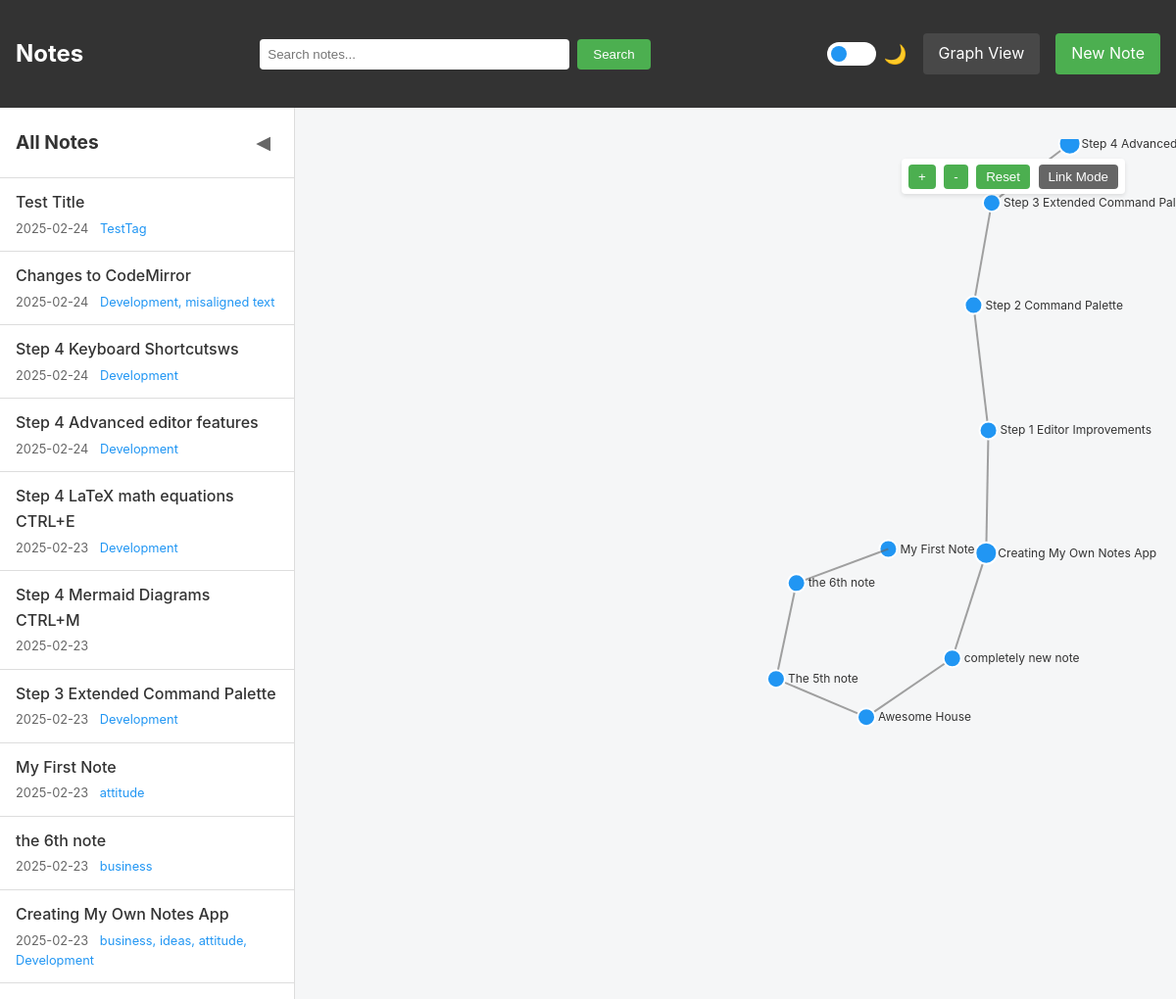
The page /graph on the database its author committed.
### main.py (models this page shows, shortened)
class Note(db.Model):
    id = db.Column(db.Integer, primary_key=True)
    title = db.Column(db.String(200), nullable=False, unique=True)  # Make title unique
    content = db.Column(db.Text, nullable=False)
    created_at = db.Column(db.DateTime, default=datetime.utcnow)
    updated_at = db.Column(db.DateTime, default=datetime.utcnow, onupdate=datetime.utcnow)
    tags = db.Column(db.String(200))  # Store tags as comma-separated strings
    attachments = db.relationship('FileAttachment', backref='note', lazy=True, cascade="all, delete-orphan")

### main.py (the view)
@app.route('/graph')
def graph_view():
    return render_template('graph.html',
                         all_notes=get_all_notes())

### main.py (called while the page is built)
def get_all_notes():
    return Note.query.order_by(Note.updated_at.desc()).all()

def escapejs(val):
    return json.dumps(str(val))[1:-1]

### templates/graph.html (shortened to what this page needs)
{% extends "base.html" %}
{% block content %}
<div class="graph-container">
    <div class="graph-controls">
        <button id="zoom-in">+</button>
        <button id="zoom-out">-</button>
        <button id="reset-zoom">Reset</button>
        <button id="toggle-link-mode" class="link-mode-btn">Link Mode</button>
    </div>
    <div id="graph"></div>
</div>
{% endblock %}

### templates/base.html (shortened to what this page needs)
<!DOCTYPE html>
<html lang="en" data-theme="light">
<head>
    <link rel="stylesheet" href="{{ url_for('static', filename='style.css') }}">
</head>
<body>
    <nav>
        <h1><a href="{{ url_for('index') }}">Notes</a></h1>
        <form action="{{ url_for('search') }}" method="GET" class="search-form">
            <input type="text" name="q" placeholder="Search notes..." value="{{ request.args.get('q', '') }}">
            <button type="submit">Search</button>
        </form>
        <div class="nav-actions">
            <div class="theme-switch-wrapper">
                <label class="theme-switch">
                    <span class="slider round"></span>
                </label>
                <span class="theme-label">🌙</span>
            </div>
            <a href="{{ url_for('graph_view') }}" class="nav-btn">Graph View</a>
            <a href="{{ url_for('new_note') }}" class="new-note-btn">New Note</a>
        </div>
    </nav>
    <div class="app-container">
        <aside class="sidebar">
            <div class="sidebar-header">
                <h2>All Notes</h2>
                <button id="toggle-sidebar" class="toggle-sidebar" title="Toggle Sidebar">◀</button>
            </div>
            <div class="notes-list">
                {% for note in all_notes %}
                <a href="{{ url_for('view_note', id=note.id) }}"
                   class="note-link {% if current_note and current_note.id == note.id %}active{% endif %}">
                    <div class="note-link-title">{{ note.title }}</div>
                    <div class="note-link-meta">
                        {{ note.updated_at.strftime('%Y-%m-%d') }}
                        {% if note.tags %}
                        <span class="note-link-tags">{{ note.tags }}</span>
                        {% endif %}
                    </div>
                </a>
                {% endfor %}
            </div>
        </aside>
        <main class="main-content">
            {% block content %}
            {% endblock %}
        </main>
    </div>
</body>
</html>

### static/style.css (style rules this page uses)
:root[data-theme="light"] { --bg-primary: #f5f6f7; --bg-secondary: #ffffff; --text-primary: #333333; --text-secondary: #666666; --accent-primary: #2196F3; --accent-secondary: #1976D2; --border-color: #dddddd; --danger: #f44336; --danger-hover: #d32f2f; --success: #4CAF50; --nav-bg: #333333; --nav-text: #ffffff; --highlight-bg: #fff9c4; --card-shadow: rgba(0,0,0,0.1); }
.theme-switch-wrapper { display: flex; align-items: center; gap: 0.5rem; }
.theme-switch { position: relative; display: inline-block; width: 50px; height: 24px; }
.slider { position: absolute; cursor: pointer; top: 0; left: 0; right: 0; bottom: 0; background-color: var(--bg-secondary); transition: .4s; }
.slider:before { position: absolute; content: ""; height: 16px; width: 16px; left: 4px; bottom: 4px; background-color: var(--accent-primary); transition: .4s; }
.slider.round { border-radius: 24px; }
.slider.round:before { border-radius: 50%; }
.theme-label { font-size: 1.2rem; cursor: pointer; }
body { font-family: -apple-system, BlinkMacSystemFont, 'Segoe UI', Roboto, Oxygen, Ubuntu, Cantarell, sans-serif; line-height: 1.6; margin: 0; padding: 0; background: var(--bg-primary); color: var(--text-primary); }
nav { background: var(--nav-bg); color: var(--nav-text); padding: 1rem; display: flex; justify-content: space-between; align-items: center; }
nav h1 a { color: white; text-decoration: none; }
.new-note-btn { background: #4CAF50; color: white; padding: 0.5rem 1rem; border-radius: 4px; text-decoration: none; }
main { max-width: none; margin: 0; padding: 0; }
.search-form { display: flex; gap: 0.5rem; margin: 0 1rem; }
.search-form input[type="text"] { padding: 0.5rem; border: none; border-radius: 4px; min-width: 300px; }
.search-form button { background: #4CAF50; color: white; border: none; padding: 0.5rem 1rem; border-radius: 4px; cursor: pointer; }
.graph-container { background: var(--bg-primary); height: calc(100vh - 64px); position: relative; }
.graph-controls { position: absolute; top: 20px; right: 20px; z-index: 1000; background: white; padding: 5px; border-radius: 4px; box-shadow: 0 2px 4px rgba(0,0,0,0.1); }
.graph-controls button { background: #4CAF50; color: white; border: none; padding: 5px 10px; margin: 0 2px; border-radius: 4px; cursor: pointer; }
.nav-actions { display: flex; gap: 1rem; align-items: center; }
.nav-btn { color: white; text-decoration: none; padding: 0.5rem 1rem; border-radius: 4px; background: rgba(255,255,255,0.1); }
.link-mode-btn { background: #666 !important; }
.app-container { display: flex; height: calc(100vh - 64px); position: relative; transition: all 0.3s ease; }
.sidebar { width: 300px; background: var(--bg-secondary); border-right: 1px solid var(--border-color); display: flex; flex-direction: column; transition: all 0.3s ease; flex-shrink: 0; }
.sidebar-header { padding: 1rem; border-bottom: 1px solid var(--border-color); display: flex; justify-content: space-between; align-items: center; }
.sidebar-header h2 { margin: 0; font-size: 1.2rem; color: var(--text-primary); }
.toggle-sidebar { background: none; border: none; color: var(--text-secondary); cursor: pointer; padding: 0.5rem; font-size: 1.2rem; transition: all 0.3s ease; border-radius: 4px; }
.notes-list { overflow-y: auto; flex-grow: 1; }
.note-link { display: block; padding: 0.75rem 1rem; text-decoration: none; color: var(--text-primary); border-bottom: 1px solid var(--border-color); transition: background-color 0.2s ease; }
.note-link-title { font-weight: 500; margin-bottom: 0.25rem; }
.note-link-meta { font-size: 0.8rem; color: var(--text-secondary); }
.note-link-tags { margin-left: 0.5rem; color: var(--accent-primary); }
.main-content { flex-grow: 1; overflow-y: auto; padding: 2rem; background: var(--bg-primary); }
* { transition: background-color 0.3s ease, color 0.3s ease; }
button { padding: 0.5rem 1rem; border-radius: 4px; cursor: pointer; transition: all 0.2s ease; }

### rows shown on the page
Note: title "Test Title", updated_at "2025-02-24", tags "TestTag"
Note: title "Changes to CodeMirror", updated_at "2025-02-24", tags "Development, misaligned text"
Note: title "Step 4 Keyboard Shortcutsws", updated_at "2025-02-24", tags "Development"
Note: title "Step 4 Advanced editor features", updated_at "2025-02-24", tags "Development"
Note: title "Step 4 LaTeX math equations CTRL+E", updated_at "2025-02-23", tags "Development"
Note: title "Step 4 Mermaid Diagrams CTRL+M", updated_at "2025-02-23"
Note: title "Step 3 Extended Command Palette", updated_at "2025-02-23", tags "Development"
Note: title "My First Note", updated_at "2025-02-23", tags "attitude"
Note: title "the 6th note", updated_at "2025-02-23", tags "business"
Note: title "Creating My Own Notes App", updated_at "2025-02-23", tags "business, ideas, attitude, Development"
